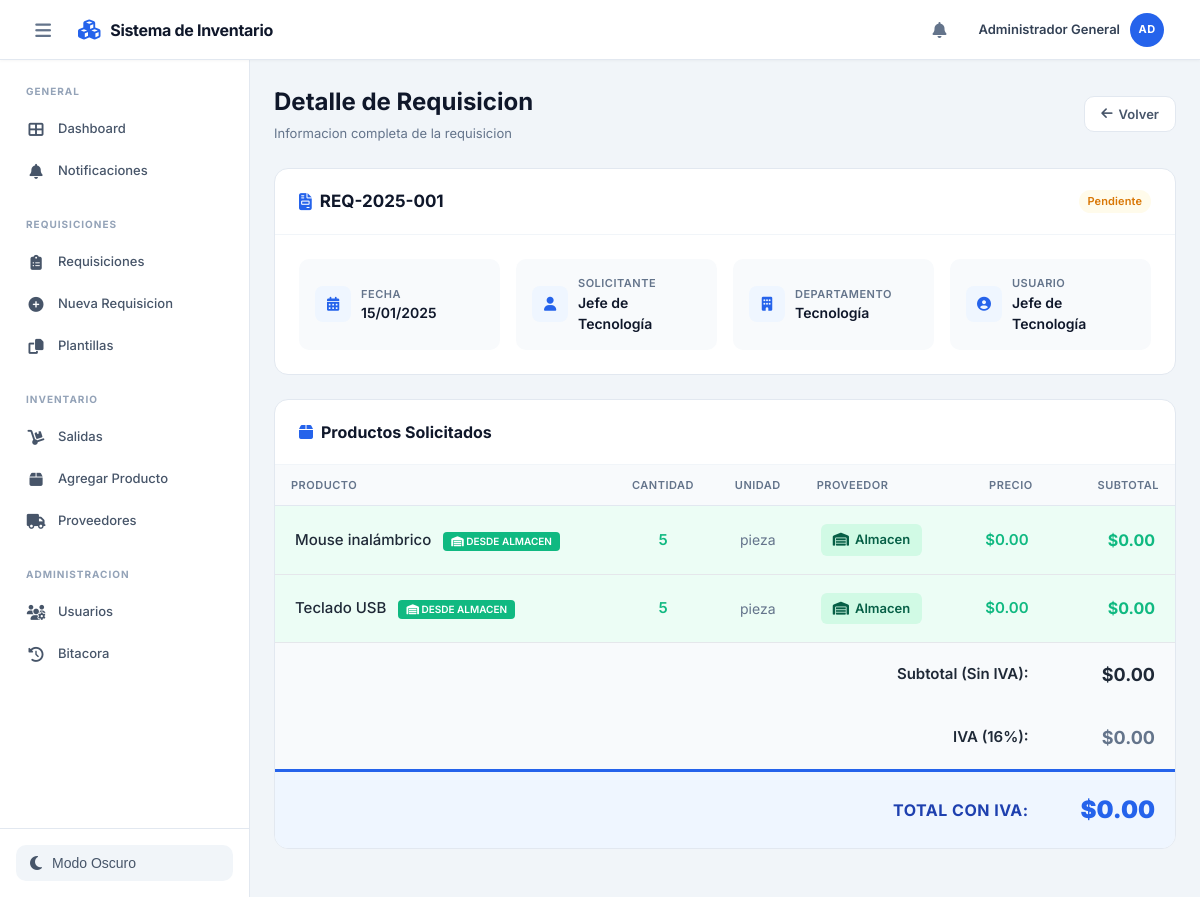
/ver-requisicion.php?id=1 (signed in), run on the app's committed database.
### tables this page shows
CREATE TABLE requisiciones (
    id INT PRIMARY KEY AUTO_INCREMENT,
    folio VARCHAR(50) UNIQUE NOT NULL,
    tipo_requisicion ENUM('producto', 'servicio') DEFAULT 'producto',
    sub_almacen_id INT NULL,
    usuario_id INT NOT NULL,
    solicitante VARCHAR(200) NOT NULL,
    fecha_solicitud DATE NOT NULL,
    estado ENUM('pendiente', 'en_compras', 'en_gerencia', 'en_gerencia_general', 'aprobada', 'rechazada', 'completada') DEFAULT 'pendiente',
    observaciones TEXT,
    justificacion_rechazo TEXT NULL,
    monto_cotizado DECIMAL(10,2) NULL,
    porcentaje_iva DECIMAL(5,2) DEFAULT 16.00,
    fecha_cotizacion TIMESTAMP NULL,
    cotizado_por INT NULL,
    aprobado_por INT NULL,
    aprobado_por_general INT NULL,
    fecha_aprobacion TIMESTAMP NULL,
    fecha_aprobacion_general TIMESTAMP NULL,
    agregado_a_inventario TINYINT(1) DEFAULT 0,
    oculta TINYINT(1) DEFAULT 0,
    created_at TIMESTAMP DEFAULT CURRENT_TIMESTAMP,
    INDEX idx_requisiciones_oculta (oculta),
    INDEX idx_tipo_requisicion (tipo_requisicion),
    FOREIGN KEY (sub_almacen_id) REFERENCES sub_almacenes(id) ON DELETE SET NULL ON UPDATE CASCADE,
    FOREIGN KEY (usuario_id) REFERENCES usuarios(id),
    FOREIGN KEY (cotizado_por) REFERENCES usuarios(id),
    FOREIGN KEY (aprobado_por) REFERENCES usuarios(id),
    FOREIGN KEY (aprobado_por_general) REFERENCES usuarios(id)
);

CREATE TABLE sub_almacenes (
    id INT PRIMARY KEY AUTO_INCREMENT,
    nombre VARCHAR(100) NOT NULL,
    descripcion TEXT,
    created_at TIMESTAMP DEFAULT CURRENT_TIMESTAMP
);

CREATE TABLE usuarios (
    id INT PRIMARY KEY AUTO_INCREMENT,
    username VARCHAR(50) UNIQUE NOT NULL,
    password VARCHAR(255) NOT NULL,
    nombre_completo VARCHAR(200) NOT NULL,
    email VARCHAR(100),
    rol ENUM('admin', 'departamento', 'solo_lectura', 'compras', 'gerencia', 'gerencia_general') DEFAULT 'solo_lectura',
    sub_almacen_id INT NULL,
    activo TINYINT(1) DEFAULT 1,
    created_at TIMESTAMP DEFAULT CURRENT_TIMESTAMP,
    FOREIGN KEY (sub_almacen_id) REFERENCES sub_almacenes(id)
);

CREATE TABLE requisicion_detalles (
    id INT PRIMARY KEY AUTO_INCREMENT,
    requisicion_id INT NOT NULL,
    producto_id INT NULL,
    producto_nombre VARCHAR(200) NOT NULL,
    cantidad INT NOT NULL,
    unidad VARCHAR(50) NOT NULL,
    justificacion TEXT,
    precio_cotizado DECIMAL(10,2) NULL,
    proveedor_id INT NULL,
    aprobado TINYINT(1) DEFAULT 1,
    justificacion_rechazo TEXT NULL,
    surtido_almacen TINYINT(1) DEFAULT 0 COMMENT 'Indica si el producto fue surtido desde el almacén',
    INDEX idx_surtido_almacen (surtido_almacen),
    FOREIGN KEY (requisicion_id) REFERENCES requisiciones(id) ON DELETE CASCADE,
    FOREIGN KEY (producto_id) REFERENCES inventario(id) ON DELETE SET NULL,
    FOREIGN KEY (proveedor_id) REFERENCES proveedores(id) ON DELETE SET NULL
);

### views/ver-requisicion.view.php (the view, shortened to what the rows shown need)
<?php require 'includes/header.php'; ?>
<main class="main-content">
    <div style="display: flex; justify-content: space-between; align-items: center; margin-bottom: 1.5rem;">
        <div>
            <h1 style="margin: 0 0 4px 0; font-size: 1.5rem; font-weight: 700; color: var(--gray-900);">Detalle de Requisicion</h1>
        </div>
    </div>
    <div class="card" style="margin-bottom: 1.5rem; overflow: hidden;">
        <div style="padding: 1.25rem 1.5rem; border-bottom: 1px solid var(--gray-100); display: flex; justify-content: space-between; align-items: center;">
            <h2 style="margin: 0; font-size: 1.0625rem; color: var(--gray-900); font-weight: 700; display: flex; align-items: center; gap: 8px;">
                <i class="fas fa-file-invoice" style="color: var(--primary);"></i>
                <?php echo htmlspecialchars($requisicion['folio']); ?>
            </h2>
            <span class="badge badge-<?php
                if ($requisicion['estado'] === 'pendiente') echo 'warning';
                elseif ($requisicion['estado'] === 'aprobada') echo 'success';
                elseif ($requisicion['estado'] === 'rechazada') echo 'danger';
                else echo 'primary';
            ?>">
                <?php echo ucfirst(str_replace('_', ' ', $requisicion['estado'])); ?>
            </span>
        </div>
        <div style="padding: 1.5rem;">
            <div style="display: grid; grid-template-columns: repeat(auto-fit, minmax(200px, 1fr)); gap: 1rem;">
                <div style="display: flex; align-items: center; gap: 10px; padding: 1rem; background: var(--gray-50); border-radius: 10px;">
                    <div>
                        <div style="color: var(--text-muted); font-size: 0.6875rem; font-weight: 600; text-transform: uppercase; letter-spacing: 0.5px;">Fecha</div>
                        <div style="color: var(--gray-900); font-size: 0.875rem; font-weight: 600;"><?php echo date('d/m/Y', strtotime($requisicion['fecha_solicitud'])); ?></div>
                    </div>
                </div>
                <div style="display: flex; align-items: center; gap: 10px; padding: 1rem; background: var(--gray-50); border-radius: 10px;">
                    <div>
                        <div style="color: var(--text-muted); font-size: 0.6875rem; font-weight: 600; text-transform: uppercase; letter-spacing: 0.5px;">Solicitante</div>
                        <div style="color: var(--gray-900); font-size: 0.875rem; font-weight: 600;"><?php echo htmlspecialchars($requisicion['solicitante']); ?></div>
                    </div>
                </div>
                <div style="display: flex; align-items: center; gap: 10px; padding: 1rem; background: var(--gray-50); border-radius: 10px;">
                    <div>
                        <div style="color: var(--text-muted); font-size: 0.6875rem; font-weight: 600; text-transform: uppercase; letter-spacing: 0.5px;">Departamento</div>
                        <div style="color: var(--gray-900); font-size: 0.875rem; font-weight: 600;"><?php echo htmlspecialchars($requisicion['sub_almacen_nombre'] ?? 'No asignado'); ?></div>
                    </div>
                </div>
                <div style="display: flex; align-items: center; gap: 10px; padding: 1rem; background: var(--gray-50); border-radius: 10px;">
                    <div>
                        <div style="color: var(--text-muted); font-size: 0.6875rem; font-weight: 600; text-transform: uppercase; letter-spacing: 0.5px;">Usuario</div>
                        <div style="color: var(--gray-900); font-size: 0.875rem; font-weight: 600;"><?php echo htmlspecialchars($requisicion['usuario_nombre']); ?></div>
                    </div>
                </div>
            </div>
        </div>
    </div>
    <?php if (!($user['rol'] === 'compras' && $requisicion['estado'] === 'pendiente')): ?>
    <div class="card" style="margin-bottom: 1.5rem; overflow: hidden;">
        <div style="padding: 1.25rem 1.5rem; border-bottom: 1px solid var(--gray-100);">
            <h3 style="margin: 0; font-size: 1rem; font-weight: 700; color: var(--gray-900); display: flex; align-items: center; gap: 8px;">
                <i class="fas fa-box" style="color: var(--primary);"></i>
                Productos Solicitados
            </h3>
        </div>
        <div style="padding: 0;">
            <div style="overflow-x: auto;">
                <table style="width: 100%; border-collapse: collapse;">
                    <thead>
                        <tr style="background: var(--gray-50);">
                            <th style="padding: 0.75rem 1rem; text-align: left; color: var(--gray-500); font-weight: 600; font-size: 0.6875rem; text-transform: uppercase; letter-spacing: 0.5px; border-bottom: 1px solid var(--border-color);">Producto</th>
                            <th style="padding: 0.75rem 1rem; text-align: center; color: var(--gray-500); font-weight: 600; font-size: 0.6875rem; text-transform: uppercase; letter-spacing: 0.5px; border-bottom: 1px solid var(--border-color);">Cantidad</th>
                            <th style="padding: 0.75rem 1rem; text-align: center; color: var(--gray-500); font-weight: 600; font-size: 0.6875rem; text-transform: uppercase; letter-spacing: 0.5px; border-bottom: 1px solid var(--border-color);">Unidad</th>
                            <th style="padding: 0.75rem 1rem; text-align: left; color: var(--gray-500); font-weight: 600; font-size: 0.6875rem; text-transform: uppercase; letter-spacing: 0.5px; border-bottom: 1px solid var(--border-color);">Proveedor</th>
                            <th style="padding: 0.75rem 1rem; text-align: right; color: var(--gray-500); font-weight: 600; font-size: 0.6875rem; text-transform: uppercase; letter-spacing: 0.5px; border-bottom: 1px solid var(--border-color);">Precio</th>
                            <th style="padding: 0.75rem 1rem; text-align: right; color: var(--gray-500); font-weight: 600; font-size: 0.6875rem; text-transform: uppercase; letter-spacing: 0.5px; border-bottom: 1px solid var(--border-color);">Subtotal</th>
                        </tr>
                    </thead>
                    <tbody>
                        <?php
                        $subtotalGeneral = 0;
                        $porcentajeIva = isset($requisicion['porcentaje_iva']) && $requisicion['porcentaje_iva'] > 0
                            ? floatval($requisicion['porcentaje_iva']) / 100
                            : 0.16;
                        foreach ($detalles as $detalle):
                            $precioCot = floatval($detalle['precio_cotizado'] ?? 0);
                            $tieneProveedor = !empty($detalle['proveedor_id']) || !empty($detalle['proveedor_nombre']);
                            $surtidoDesdeAlmacen = (isset($detalle['surtido_almacen']) && $detalle['surtido_almacen'] == 1)
                                || ($precioCot == 0 && !$tieneProveedor && isset($detalle['aprobado']) && $detalle['aprobado'] == 1);
                            if ($surtidoDesdeAlmacen) {
                                $precioUnitario = 0;
                                $subtotal = 0;
                            } else {
                                $precioUnitario = floatval($detalle['precio_cotizado'] ?? $detalle['precio_unitario'] ?? 0);
                                $cantidad = floatval($detalle['cantidad']);
                                $subtotal = $precioUnitario * $cantidad;
                            }
                        ?>
                        <tr style="border-bottom: 1px solid #e5e7eb; transition: background-color 0.2s ease; <?php echo $surtidoDesdeAlmacen ? 'background: #ecfdf5;' : ''; ?>"
                            onmouseover="this.style.backgroundColor='<?php echo $surtidoDesdeAlmacen ? '#d1fae5' : '#f8fafc'; ?>'"
                            onmouseout="this.style.backgroundColor='<?php echo $surtidoDesdeAlmacen ? '#ecfdf5' : 'white'; ?>'">
                            <td style="padding: 18px 20px; color: #1f2937; font-weight: 500; font-size: 15px;">
                                <?php echo htmlspecialchars($detalle['producto_nombre']); ?>
                                <?php if ($surtidoDesdeAlmacen): ?>
                                    <span style="display: inline-block; margin-left: 8px; background: #10b981; color: white; padding: 2px 8px; border-radius: 4px; font-size: 10px; font-weight: 600;">
                                        <i class="fas fa-warehouse"></i> DESDE ALMACEN
                                    </span>
                                <?php endif; ?>
                            </td>
                            <td style="padding: 18px 20px; text-align: center; color: <?php echo $surtidoDesdeAlmacen ? '#10b981' : '#1f2937'; ?>; font-weight: 600; font-size: 15px;">
                                <?php echo $detalle['cantidad']; ?>
                            </td>
                            <td style="padding: 18px 20px; text-align: center; color: #64748b; font-size: 14px;">
                                <?php echo htmlspecialchars($detalle['unidad']); ?>
                            </td>
                            <td style="padding: 18px 20px; font-size: 15px;">
                                <?php if ($surtidoDesdeAlmacen): ?>
                                    <span style="display: inline-flex; align-items: center; gap: 6px; background: #d1fae5; color: #065f46; padding: 6px 12px; border-radius: 6px; font-weight: 600; font-size: 13px;">
                                        <i class="fas fa-warehouse"></i> Almacen
                                    </span>
                                <?php else: ?>
                                    <span style="color: #1f2937;"><?php echo htmlspecialchars($detalle['proveedor_nombre'] ?? 'No especificado'); ?></span>
                                <?php endif; ?>
                            </td>
                            <td style="padding: 18px 20px; text-align: right; font-weight: 600; font-size: 15px; color: <?php echo $surtidoDesdeAlmacen ? '#10b981' : '#1f2937'; ?>;">
                                <?php echo $surtidoDesdeAlmacen ? '$0.00' : '$' . number_format($precioUnitario, 2); ?>
                            </td>
                            <td style="padding: 18px 20px; text-align: right; font-weight: 700; font-size: 16px; color: <?php echo $surtidoDesdeAlmacen ? '#10b981' : '#2563eb'; ?>;">
                                <?php echo $surtidoDesdeAlmacen ? '$0.00' : '$' . number_format($subtotal, 2); ?>
                            </td>
                        </tr>
                        <?php endforeach; ?>
                        <tr style="background: var(--gray-50);">
                            <td colspan="<?php echo in_array($requisicion['estado'], ['aprobada', 'completada', 'rechazada']) ? '6' : '5'; ?>"
                                style="padding: 18px 20px; text-align: right; color: #1f2937; font-weight: 600; font-size: 15px;">
                                Subtotal (Sin IVA):
                            </td>
                            <td style="padding: 18px 20px; text-align: right; color: #1f2937; font-weight: 700; font-size: 18px;">
                                $<?php echo number_format($subtotalGeneral, 2); ?>
                            </td>
                        </tr>
                        <?php
                        $ivaTotal = $subtotalGeneral * $porcentajeIva;
                        $porcentajeIvaDisplay = intval($porcentajeIva * 100);
                        ?>
                        <tr style="background: var(--gray-50);">
                            <td colspan="<?php echo in_array($requisicion['estado'], ['aprobada', 'completada', 'rechazada']) ? '6' : '5'; ?>"
                                style="padding: 18px 20px; text-align: right; color: #1f2937; font-weight: 600; font-size: 15px;">
                                IVA (<?php echo $porcentajeIvaDisplay; ?>%):
                            </td>
                            <td style="padding: 18px 20px; text-align: right; color: #64748b; font-weight: 700; font-size: 18px;">
                                $<?php echo number_format($ivaTotal, 2); ?>
                            </td>
                        </tr>
                        <?php $totalConIva = $subtotalGeneral + $ivaTotal; ?>
                        <tr style="background: #eff6ff; border-top: 3px solid #2563eb;">
                            <td colspan="<?php echo in_array($requisicion['estado'], ['aprobada', 'completada', 'rechazada']) ? '6' : '5'; ?>"
                                style="padding: 20px; text-align: right; color: #1e40af; font-weight: 700; font-size: 16px; text-transform: uppercase; letter-spacing: 0.5px;">
                                Total con IVA:
                            </td>
                            <td style="padding: 20px; text-align: right; color: #2563eb; font-weight: 900; font-size: 24px;">
                                $<?php echo number_format($totalConIva, 2); ?>
                            </td>
                        </tr>
                    </tbody>
                </table>
            </div>
        </div>
    </div>
    <?php endif; ?>
</main>
<?php require 'includes/footer.php'; ?>

### data on the page
requisiciones: folio "REQ-2025-001", estado "Pendiente", fecha_solicitud "15/01/2025", solicitante "Jefe de Tecnología", sub_almacen.nombre "Tecnología", usuario.nombre_completo "Jefe de Tecnología", porcentaje_iva "16"
requisicion_detalles: producto_nombre "Mouse inalámbrico", aprobado 1 (drawn), cantidad "5", unidad "pieza"
requisicion_detalles: producto_nombre "Teclado USB", aprobado 1 (drawn), cantidad "5", unidad "pieza"
usuarios: rol "0.00", rol.porcentaje_iva "0.00"

### other printed values
$_SESSION['user_nombre'] "Administrador General"
substr($_SESSION['user_nombre'] ?? 'U', 0, 2) "AD"
